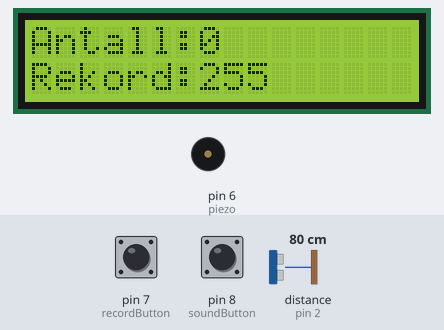
The sketch below on a simulated Arduino Uno, built with avr-gcc and run on an emulated ATmega328P. On the bench: 16×2 character LCD, buzzer (waves = sounding, pin HIGH). Wiring (inferred from the names in the program): ultrasonic range finder: trigger pin 3; echo pin 2. The inputs (shaded band) are chosen by the test bench; at power-on: pin 7 (recordButton) HIGH, pin 8 (soundButton) HIGH, distance to the obstacle (sensor on pin 2) 80 cm. The echo pulse lasts 58.3 µs per cm; EEPROM starts erased; pins used as bus, display or sensor lines are not drawn.

Above: at 1.2 s.
1.3 s: pin 7 (recordButton) pulled LOW for 0.35 s
At 2.4 s:
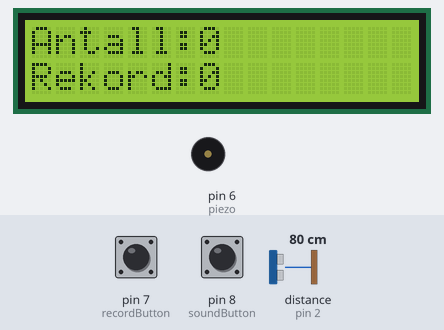
Timing chart, 0 to 4.3 s (numbered marks = the images above; inputs shaded):
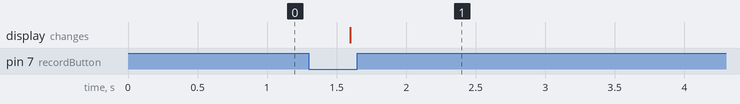

Measured:
- after the input at 1.3 s, the display: changes after 0.30 s (image 1)

The sketch:

pushup_teller.ino
```cpp
#include <LiquidCrystal.h>
#include <EEPROM.h>


// RS = 2, EN = 3, D4 = 10, D5 = 11, D6 = 12, D7 = 13;
LiquidCrystal lcd(4, 5, 10, 11, 12, 13);
const int recordButton = 7;
const int soundButton = 8;
const int trigPin = 3;
const int echoPin = 2;
const int piezo = 6;
long duration; // variabel for hvor lang tid lydbølgen bruker frem og tilbake til sensoren
int distance; // variabel for ett objekts avstand fra sensoren
int record; // pushup rekord, volatile memory
int counter = 0; //antall pushups
bool pushUpNed; //
bool soundOn = true;

void setup() {
  record = EEPROM.read(0); // Leser fra posisjon 0 i arduinoens lokale minne, = rekord
  lcd.begin(16,2);  // Starter LCD og initialiserer pins og knapper
  pinMode(trigPin, OUTPUT);
  pinMode(echoPin, INPUT);
  pinMode(recordButton, INPUT_PULLUP);
  pinMode(soundButton, INPUT_PULLUP);
  pinMode(piezo, OUTPUT);
  Serial.begin(9600);

  lcd.setCursor(0,0);
  lcd.print("Antall:");
  lcd.print(counter);
  lcd.setCursor(0,1);
  lcd.print("Rekord:");
  lcd.print(record);
}
void loop() {
  //måler avstand fra senosren
  measureLength();
  checkSound();

  //Hvis en er i nedre fase i pushuppen: pushUpNed = true.
  if (distance < 15) {
    pushUpNed = true;
  }

  //Hvis man er over 40cm og har tidligere vært nede. Altså gjort en repetisjon
  if ((distance > 40) &&(pushUpNed)){
    counter = counter + 1;
    makeSound();
    printCounter();
    pushUpNed = false;
  }
  //Setter ny rekord, hvis knappen er trykt
  if (digitalRead(recordButton) == LOW) {
    setRecord();
    printNewRecord();
  }
  //Totalt samlet delay på 1 sekund gjør at repitisjonene må gjøres langsomt for bedre treningsutbytte
  delay(300);
}

//Sjekker om lydknappen er trykket, og setter bool verdien sounOn til true eller false
void checkSound(){
  if (digitalRead(soundButton) == LOW){
    if (soundOn) {
      soundOn = false;
    } else {
      soundOn = true;
    }
  }
}
//Skriver over adressen 0 i arduino minnet, oppdaterer instansvaribelen i tillegg.
void setRecord(){
  EEPROM.write(0, counter);
  record = counter;
}
//Printer antall pushups
void printCounter(){
  lcd.setCursor(7,0);
  lcd.print(counter);
}
//Printer rekord
void printNewRecord(){
  //Sletter tdiligere rekord i tilfellet den er større enn den nye
  for (int i = 7; i < 11; i++){
    lcd.setCursor(i,1);
    lcd.print(" ");
  }
  lcd.setCursor(7,1);
  lcd.print(record);
}
//Sender siganl til piezo som lager lyd for å bekrefte en repitisjon om  sounOn = true
void makeSound(){
  if (soundOn) {
    tone(piezo, 300);
    delay(300);
    noTone(piezo);
  }
}

//måler avstand fra sensoren
void measureLength(){
   // Setter trigPin til 0
  digitalWrite(trigPin, LOW);
  delayMicroseconds(5);
  // Sette trigPin til 1,. Sender ut en lydbølge i 10 mikrosekunder
  digitalWrite(trigPin, HIGH);
  delayMicroseconds(10);
  digitalWrite(trigPin, LOW);
  // Leser av echoPin og får tiden det tok for lydbølgen å reise fra sensoren til objektet og tilbake
  duration = pulseIn(echoPin, HIGH);
  //Setter lokal variabel avstand = tid * lydens hastighet / 2 ettersom bølgen må gå frem og tilbake
  distance = duration * 0.034 / 2;
}
```
